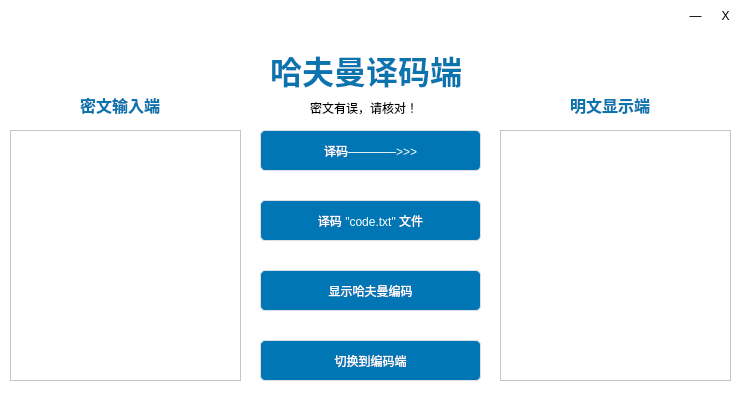
<?xml version="1.0" encoding="UTF-8"?>
<ui version="4.0">
 <class>Receiver_interface</class>
 <widget class="QWidget" name="Receiver_interface">
  <property name="geometry">
   <rect>
    <x>0</x>
    <y>0</y>
    <width>739</width>
    <height>407</height>
   </rect>
  </property>
  <property name="windowTitle">
   <string>Receiver_interface</string>
  </property>
  <widget class="QFrame" name="LoginMenu">
   <property name="geometry">
    <rect>
     <x>0</x>
     <y>0</y>
     <width>761</width>
     <height>421</height>
    </rect>
   </property>
   <property name="styleSheet">
    <string notr="true">background-color: rgb(255, 255, 255);</string>
   </property>
   <property name="frameShape">
    <enum>QFrame::NoFrame</enum>
   </property>
   <property name="frameShadow">
    <enum>QFrame::Raised</enum>
   </property>
   <widget class="QPushButton" name="Code_Decode_Button">
    <property name="geometry">
     <rect>
      <x>260</x>
      <y>200</y>
      <width>221</width>
      <height>41</height>
     </rect>
    </property>
    <property name="cursor">
     <cursorShape>OpenHandCursor</cursorShape>
    </property>
    <property name="styleSheet">
     <string notr="true">QPushButton {
    background-color: #0076b4;
    border: 1px solid #dcdfe6;
    padding: 10px;
    border-radius: 5px;
	color: rgb(255, 255, 255);
	font: 600 10pt &quot;Segoe UI Variable Text Semibold&quot;;
}

QPushButton:hover {
    background-color: #ecf5ff;
    color: #409eff;
}
</string>
    </property>
    <property name="text">
     <string>译码 &quot;code.txt&quot; 文件</string>
    </property>
   </widget>
   <widget class="QLabel" name="Welcome_Label">
    <property name="geometry">
     <rect>
      <x>270</x>
      <y>40</y>
      <width>201</width>
      <height>61</height>
     </rect>
    </property>
    <property name="text">
     <string>&lt;html&gt;&lt;head/&gt;&lt;body&gt;&lt;p&gt;&lt;span style=&quot; font-size:24pt; font-weight:700; color:#0974ae;&quot;&gt;哈夫曼译码端&lt;/span&gt;&lt;/p&gt;&lt;/body&gt;&lt;/html&gt;</string>
    </property>
   </widget>
   <widget class="QPushButton" name="Close_Button">
    <property name="geometry">
     <rect>
      <x>710</x>
      <y>0</y>
      <width>31</width>
      <height>31</height>
     </rect>
    </property>
    <property name="styleSheet">
     <string notr="true">QPushButton{
border-style:outset;
background-color: rgba(255, 255, 255, 0);
border-radius:0px
}

QPushButton:hover{ 
	background-color: rgb(255, 0, 0);
}
 
QPushButton:pressed{
	background-color: rgb(220,92,102);
}</string>
    </property>
    <property name="text">
     <string>X</string>
    </property>
   </widget>
   <widget class="QPushButton" name="Hide_Button">
    <property name="geometry">
     <rect>
      <x>680</x>
      <y>0</y>
      <width>31</width>
      <height>31</height>
     </rect>
    </property>
    <property name="styleSheet">
     <string notr="true">QPushButton{
border-style:outset;
background-color: rgba(255, 255, 255, 0);
border-radius:0px
}

QPushButton:hover{ 
	background-color: rgb(239, 231, 231);
}
 
QPushButton:pressed{
	background-color: rgb(243,234,234);
}</string>
    </property>
    <property name="text">
     <string>—</string>
    </property>
   </widget>
   <widget class="QPushButton" name="Load_Tree_Button">
    <property name="geometry">
     <rect>
      <x>260</x>
      <y>270</y>
      <width>221</width>
      <height>41</height>
     </rect>
    </property>
    <property name="cursor">
     <cursorShape>OpenHandCursor</cursorShape>
    </property>
    <property name="styleSheet">
     <string notr="true">QPushButton {
    background-color: #0076b4;
    border: 1px solid #dcdfe6;
    padding: 10px;
    border-radius: 5px;
	color: rgb(255, 255, 255);
	font: 600 10pt &quot;Segoe UI Variable Text Semibold&quot;;
}

QPushButton:hover {
    background-color: #ecf5ff;
    color: #409eff;
}
</string>
    </property>
    <property name="text">
     <string>显示哈夫曼编码</string>
    </property>
   </widget>
   <widget class="QPushButton" name="Change_Button">
    <property name="geometry">
     <rect>
      <x>260</x>
      <y>340</y>
      <width>221</width>
      <height>41</height>
     </rect>
    </property>
    <property name="cursor">
     <cursorShape>OpenHandCursor</cursorShape>
    </property>
    <property name="styleSheet">
     <string notr="true">QPushButton {
    background-color: #0076b4;
    border: 1px solid #dcdfe6;
    padding: 10px;
    border-radius: 5px;
	color: rgb(255, 255, 255);
	font: 600 10pt &quot;Segoe UI Variable Text Semibold&quot;;
}

QPushButton:hover {
    background-color: #ecf5ff;
    color: #409eff;
}
</string>
    </property>
    <property name="text">
     <string>切换到编码端</string>
    </property>
   </widget>
   <widget class="QPushButton" name="Straight_Decode_Button">
    <property name="geometry">
     <rect>
      <x>260</x>
      <y>130</y>
      <width>221</width>
      <height>41</height>
     </rect>
    </property>
    <property name="cursor">
     <cursorShape>OpenHandCursor</cursorShape>
    </property>
    <property name="styleSheet">
     <string notr="true">QPushButton {
    background-color: #0076b4;
    border: 1px solid #dcdfe6;
    padding: 10px;
    border-radius: 5px;
	color: rgb(255, 255, 255);
	font: 600 10pt &quot;Segoe UI Variable Text Semibold&quot;;
}

QPushButton:hover {
    background-color: #ecf5ff;
    color: #409eff;
}
</string>
    </property>
    <property name="text">
     <string>译码————&gt;&gt;&gt;</string>
    </property>
   </widget>
   <widget class="QPlainTextEdit" name="plainTextEdit">
    <property name="geometry">
     <rect>
      <x>10</x>
      <y>130</y>
      <width>231</width>
      <height>251</height>
     </rect>
    </property>
    <property name="styleSheet">
     <string notr="true">border-color: rgb(0, 170, 255);</string>
    </property>
   </widget>
   <widget class="QLabel" name="Welcome_Label_2">
    <property name="geometry">
     <rect>
      <x>80</x>
      <y>90</y>
      <width>81</width>
      <height>31</height>
     </rect>
    </property>
    <property name="text">
     <string>&lt;html&gt;&lt;head/&gt;&lt;body&gt;&lt;p&gt;&lt;span style=&quot; font-size:12pt; font-weight:700; color:#0974ae;&quot;&gt;密文输入端&lt;/span&gt;&lt;/p&gt;&lt;/body&gt;&lt;/html&gt;</string>
    </property>
   </widget>
   <widget class="QTextBrowser" name="textBrowser">
    <property name="geometry">
     <rect>
      <x>500</x>
      <y>130</y>
      <width>231</width>
      <height>251</height>
     </rect>
    </property>
   </widget>
   <widget class="QLabel" name="Welcome_Label_3">
    <property name="geometry">
     <rect>
      <x>570</x>
      <y>90</y>
      <width>111</width>
      <height>31</height>
     </rect>
    </property>
    <property name="text">
     <string>&lt;html&gt;&lt;head/&gt;&lt;body&gt;&lt;p&gt;&lt;span style=&quot; font-size:12pt; font-weight:700; color:#0974ae;&quot;&gt;明文显示端&lt;/span&gt;&lt;/p&gt;&lt;/body&gt;&lt;/html&gt;</string>
    </property>
   </widget>
   <widget class="QLabel" name="Complete_Decode_Label">
    <property name="geometry">
     <rect>
      <x>340</x>
      <y>100</y>
      <width>71</width>
      <height>16</height>
     </rect>
    </property>
    <property name="text">
     <string>译码完成</string>
    </property>
   </widget>
   <widget class="QLabel" name="Not_Null_Label">
    <property name="geometry">
     <rect>
      <x>340</x>
      <y>100</y>
      <width>131</width>
      <height>16</height>
     </rect>
    </property>
    <property name="text">
     <string>输入端为空！</string>
    </property>
   </widget>
   <widget class="QLabel" name="Wrong_Code_Label_2">
    <property name="geometry">
     <rect>
      <x>310</x>
      <y>100</y>
      <width>131</width>
      <height>16</height>
     </rect>
    </property>
    <property name="text">
     <string>密文有误，请核对！</string>
    </property>
   </widget>
  </widget>
 </widget>
 <resources/>
 <connections>
  <connection>
   <sender>Close_Button</sender>
   <signal>clicked()</signal>
   <receiver>Receiver_interface</receiver>
   <slot>on_Close_Button_clicked()</slot>
   <hints>
    <hint type="sourcelabel">
     <x>711</x>
     <y>9</y>
    </hint>
    <hint type="destinationlabel">
     <x>772</x>
     <y>24</y>
    </hint>
   </hints>
  </connection>
  <connection>
   <sender>Hide_Button</sender>
   <signal>clicked()</signal>
   <receiver>Receiver_interface</receiver>
   <slot>on_Hide_Button_clicked()</slot>
   <hints>
    <hint type="sourcelabel">
     <x>683</x>
     <y>20</y>
    </hint>
    <hint type="destinationlabel">
     <x>791</x>
     <y>47</y>
    </hint>
   </hints>
  </connection>
  <connection>
   <sender>Straight_Decode_Button</sender>
   <signal>clicked()</signal>
   <receiver>Receiver_interface</receiver>
   <slot>on_Straight_Decode_Button_clicked()</slot>
   <hints>
    <hint type="sourcelabel">
     <x>372</x>
     <y>146</y>
    </hint>
    <hint type="destinationlabel">
     <x>790</x>
     <y>140</y>
    </hint>
   </hints>
  </connection>
  <connection>
   <sender>Code_Decode_Button</sender>
   <signal>clicked()</signal>
   <receiver>Receiver_interface</receiver>
   <slot>on_Code_Decode_Button_clicked()</slot>
   <hints>
    <hint type="sourcelabel">
     <x>420</x>
     <y>222</y>
    </hint>
    <hint type="destinationlabel">
     <x>782</x>
     <y>230</y>
    </hint>
   </hints>
  </connection>
  <connection>
   <sender>Load_Tree_Button</sender>
   <signal>clicked()</signal>
   <receiver>Receiver_interface</receiver>
   <slot>on_Load_Tree_Button_clicked()</slot>
   <hints>
    <hint type="sourcelabel">
     <x>392</x>
     <y>292</y>
    </hint>
    <hint type="destinationlabel">
     <x>764</x>
     <y>307</y>
    </hint>
   </hints>
  </connection>
  <connection>
   <sender>Change_Button</sender>
   <signal>clicked()</signal>
   <receiver>Receiver_interface</receiver>
   <slot>on_Open_FileForder_Button_clicked()</slot>
   <hints>
    <hint type="sourcelabel">
     <x>449</x>
     <y>363</y>
    </hint>
    <hint type="destinationlabel">
     <x>759</x>
     <y>378</y>
    </hint>
   </hints>
  </connection>
 </connections>
 <slots>
  <slot>on_Close_Button_clicked()</slot>
  <slot>on_Hide_Button_clicked()</slot>
  <slot>on_Straight_Decode_Button_clicked()</slot>
  <slot>on_Code_Decode_Button_clicked()</slot>
  <slot>on_Load_Tree_Button_clicked()</slot>
  <slot>on_Open_FileForder_Button_clicked()</slot>
 </slots>
</ui>
